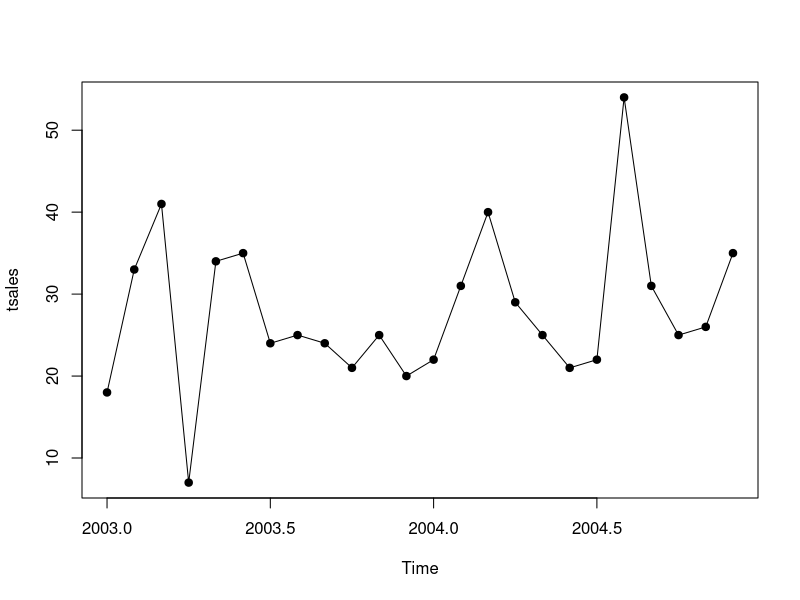
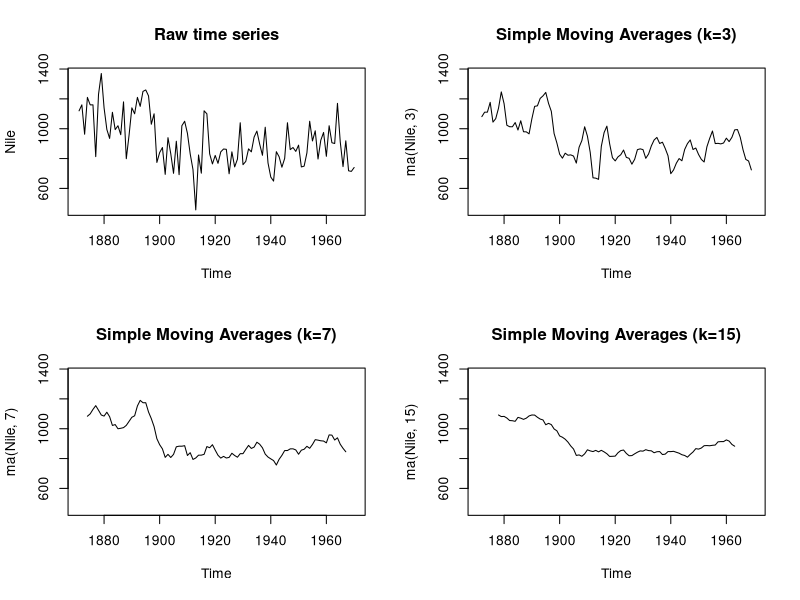
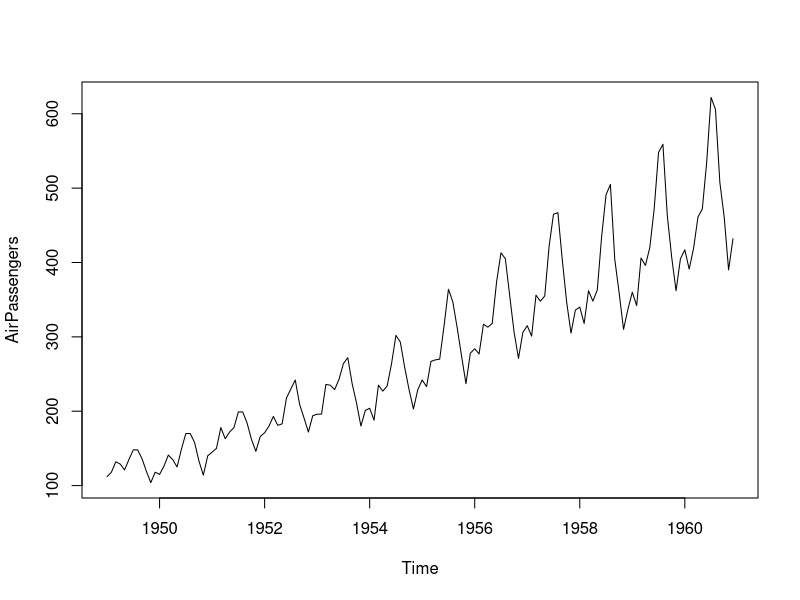
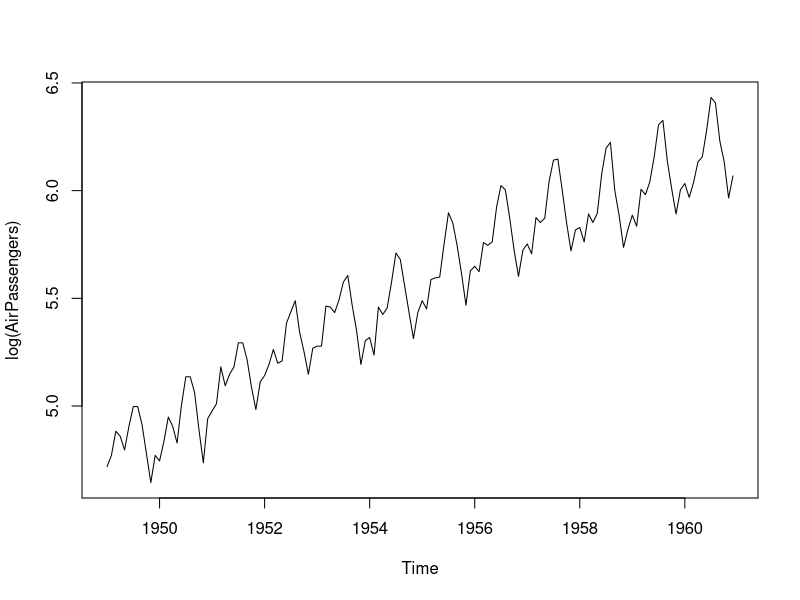
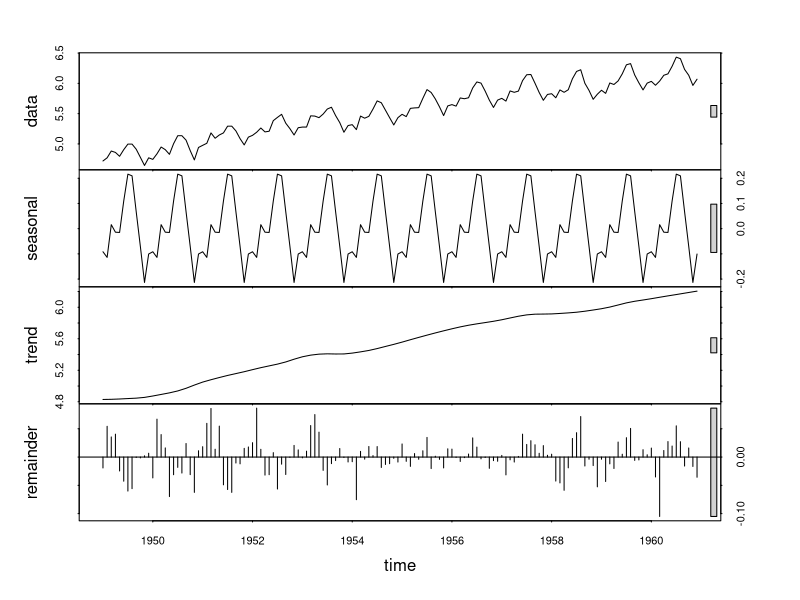
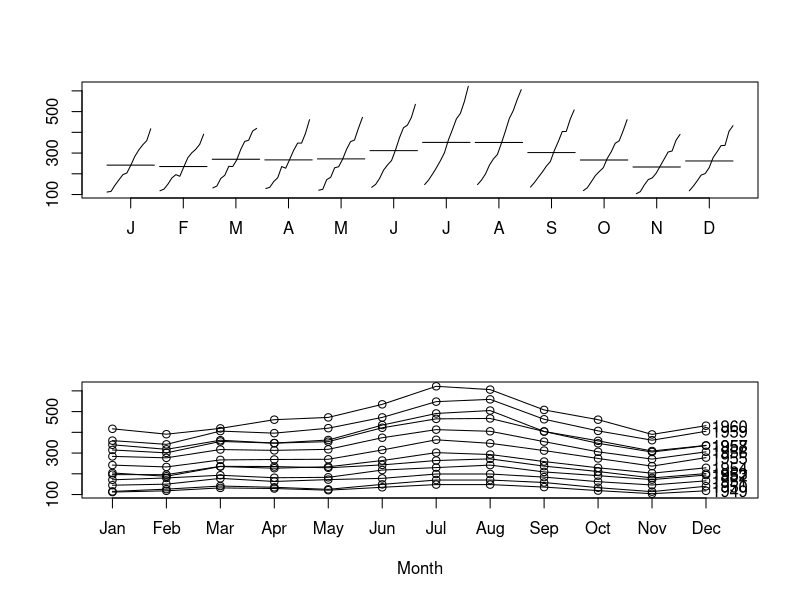
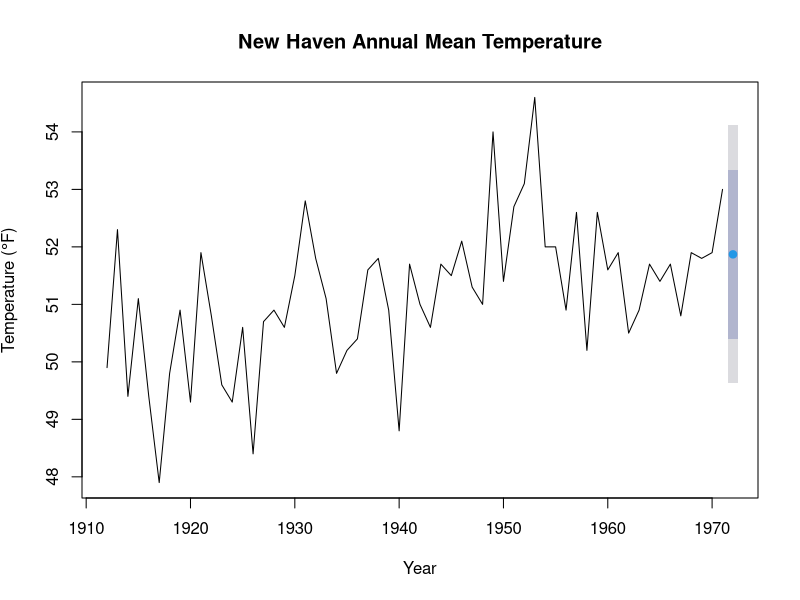
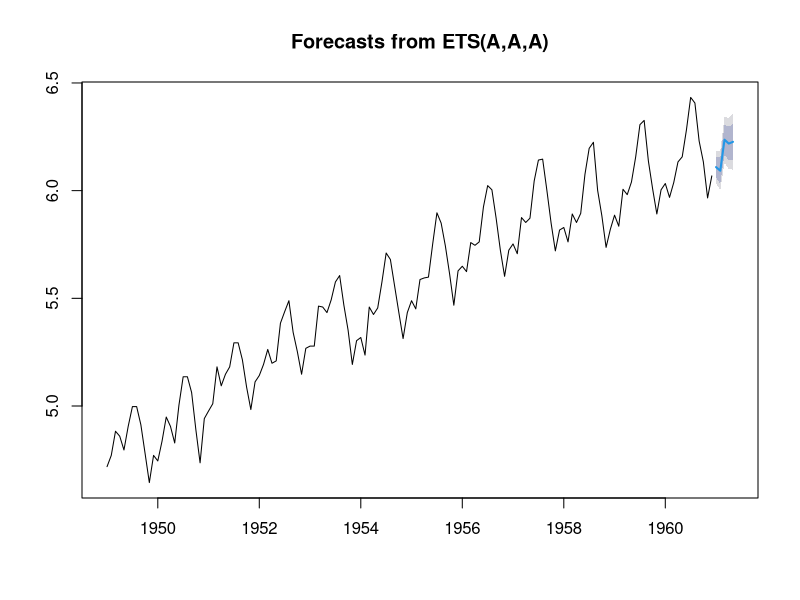

Source code (R) for these figures, in order:
# Creating a time-series object in R
sales <- c(18, 33, 41, 7, 34, 35, 24, 25, 24, 21, 25, 20,
           22, 31, 40, 29, 25, 21, 22, 54, 31, 25, 26, 35)

tsales <- ts(sales, start=c(2003, 1), frequency=12)
plot(tsales, type='o', pch=19)

# 时间序列的属性
tsales.attributes <- list(start=start(tsales), end=end(tsales), 
                          frequency=frequency(tsales))

# 使用window截取部分数据
tsales.subset <- window(tsales, start=c(2003, 5), end=c(2004, 6))



# Smoothing and seasonal decomposition

# Simple moving averages
library(forecast)
opar <- par(no.readonly=TRUE)
par(mfrow=c(2,2))
ylim <- c(min(Nile), max(Nile))
plot(Nile, main="Raw time series")
plot(ma(Nile, 3), main="Simple Moving Averages (k=3)", ylim=ylim)
plot(ma(Nile, 7), main="Simple Moving Averages (k=7)", ylim=ylim)
plot(ma(Nile, 15), main="Simple Moving Averages (k=15)", ylim=ylim)
par(opar)


# Seasonal decomposition using stl()
plot(AirPassengers)
lAirPassengers <- log(AirPassengers)
plot(lAirPassengers, ylab="log(AirPassengers)")

# Decomposes the time series
fit <- stl(lAirPassengers, s.window="period")
plot(fit)

# 分解后的数据
# In this case, fit$time.series is based on the logged time series.
# exp(fit$time.series) converts the decomposition back to the original metric.
fit$time.series
exp(fit$time.series)

# visualize a seasonal decomposition
par(mfrow=c(2,1))
library(forecast)
monthplot(AirPassengers, xlab="", ylab="")
seasonplot(AirPassengers, year.labels="TRUE", main="")
par(opar)

# Exponential forecasting models

# A simple exponential model (also called a single exponential model) fits a time series that has a
# constant level and an irregular component at time i but has neither a trend nor a sea-
# sonal component. A double exponential model (also called a Holt exponential smoothing)
# fits a time series with both a level and a trend. Finally, a triple exponential model (also
# called a Holt-Winters exponential smoothing) fits a time series with level, trend, and sea-sonal components.

#  Simple exponential smoothing
library(forecast)
fit <- ets(nhtemp, model="ANN")
print(fit)
prediction = forecast(fit, 1)
plot(prediction, xlab="Year",
     ylab=expression(paste("Temperature (", degree*F,")")),
     main="New Haven Annual Mean Temperature")

#  The mean absolute scaled error is the most recent accuracy measure and 
# is used to compare the forecast accuracy across time series on different scales.
print(accuracy(fit))

# Holt and Holt-Winters exponential smoothing
library(forecast)
fit <- ets(log(AirPassengers), model="AAA")
print(fit)
pred <- forecast(fit,5)
plot(pred)
# Makes forecasts in the original scale
pred$mean <- exp(pred$mean)
pred$lower <- exp(pred$lower)
pred$upper <- exp(pred$upper)
p <- cbind(pred$mean, pred$lower, pred$upper)
dimnames(p)[[2]] <- c("mean", "Lo 80", "Lo 95", "Hi 80", "Hi 95")


# Automatic exponential forecasting with ets()
library(forecast)
fit <- ets(JohnsonJohnson)
print(fit)
plot(forecast(fit), main="Johnson & Johnson Forecasts",
     ylab="Quarterly Earnings (Dollars)", xlab="Time", flty=2)


# ARIMA forecasting models

# Note1: ARIMA models are designed to fit stationary time series 
# (or time series that can be made stationary).

# Note2: To summarize, ACF and PCF plots are used to determine the parameters of ARIMA
# models. Stationarity is an important assumption, and transformations 
# and differenc-ing are used to help achieve stationarity. 

# Transforming the time series and assessing stationarity
library(forecast)
library(tseries)
plot(Nile)

# 差分与平稳性检验
adf.test(Nile)
ndiffs(Nile)  # >>1

dNile <- diff(Nile)
plot(dNile)
adf.test(dNile)

# IDENTIFYING ONE OR MORE REASONABLE MODELS
Acf(dNile)
Pacf(dNile)

# Fitting an ARIMA model
fit <- arima(Nile, order=c(0,1,1))
print(fit)
print(accuracy(fit))

#  Evaluating the model fit
qqnorm(fit$residuals)
qqline(fit$residuals)
# The Box.test() function provides a test that the autocorrelations are all zero. The
# results aren’t significant, suggesting that the autocorrelations don’t differ from zero.
Box.test(fit$residuals, type="Ljung-Box")

# MAKING FORECASTS
pred <- forecast(fit, 3)
plot(pred)


# Automated ARIMA forecasting
library(forecast)
fit <- auto.arima(sunspots)
print(fit)
pred <- forecast(fit, 3)
print(pred)
print(accuracy(pred))
plot(pred)




